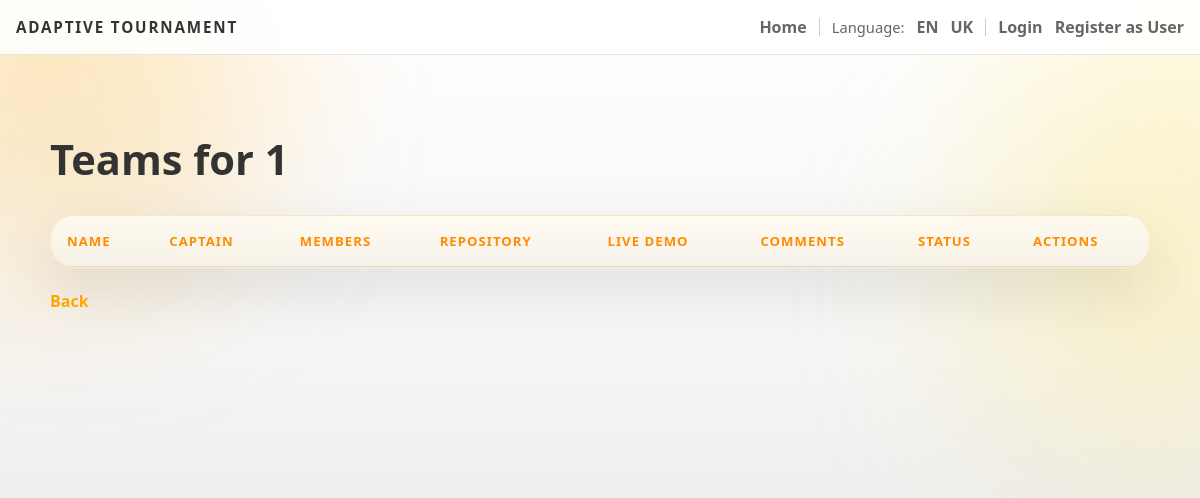
The page /admin/tournament/1/teams on the database as committed earlier.
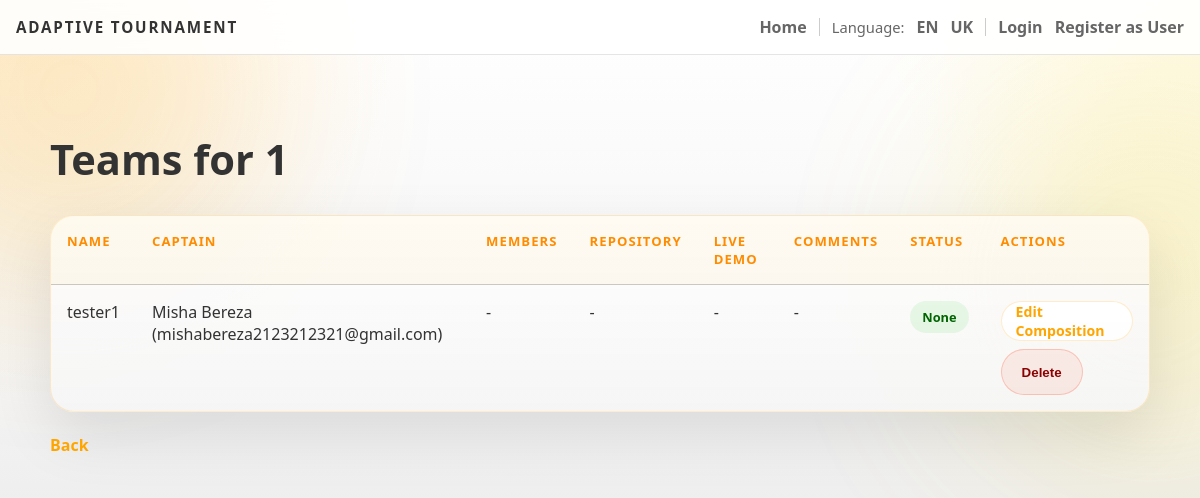
The same page on the database as committed later.
### backend/models.py (models this page shows, shortened)
class Tournament(db.Model):
    id = db.Column(db.Integer, primary_key=True)
    name = db.Column(db.String(200), nullable=False)
    description = db.Column(db.Text)
    max_teams = db.Column(db.Integer)
    status = db.Column(db.String(30), default="Draft")
    rounds = db.relationship('Round', backref='tournament', lazy=True)

class Team(db.Model):
    id = db.Column(db.Integer, primary_key=True)
    name = db.Column(db.String(200), nullable=False)
    captain_id = db.Column(db.Integer, db.ForeignKey('user.id'), nullable=False)
    captain = db.relationship('User', foreign_keys=[captain_id])
    members = db.relationship('User', secondary=team_members, backref='teams', lazy='dynamic')
    tournament_id = db.Column(db.Integer, db.ForeignKey('tournament.id'))
    tournament = db.relationship('Tournament', backref='teams', lazy=True)
    submissions = db.relationship('Submission', backref='team', lazy=True)
    repo_url = db.Column(db.String(500))
    live_url = db.Column(db.String(500))
    comments = db.Column(db.Text)
    submitted_at = db.Column(db.DateTime)
    submission_status = db.Column(db.String(30), default='None')  # None, Pending, Accepted, Rejected, Returned

class User(db.Model):
    id = db.Column(db.Integer, primary_key=True)
    first_name = db.Column(db.String(120), nullable=False)
    last_name = db.Column(db.String(120), nullable=False)
    email = db.Column(db.String(200), unique=True, nullable=False)
    age = db.Column(db.Integer)
    bio = db.Column(db.Text)
    role = db.Column(db.String(30), default='team')

### backend/admin.py (the view)
def admin_tournament_teams(tid):
    t = Tournament.query.get_or_404(tid)
    teams = Team.query.filter_by(tournament_id=t.id).all()
    return render_template('admin_teams.html', tournament=t, teams=teams)

### backend/app.py (called while the page is built)
@app.context_processor
def inject_user_processor():
    return inject_user()

@app.context_processor
def translation_processor():
    return translation()

### backend/app_helpers.py (called while the page is built)
def get_current_user():
    uid = session.get('user_id')
    if uid:
        return db.session.get(User, uid)
    return None

def inject_user():
    return {'get_current_user': get_current_user}

def translation():
    lang = session.get('language', 'en')
    def t(key, **kwargs):
        return get_text(key, lang, **kwargs)
    return {
        't': t,
        'lang': lang,
        'supported_languages': list(TRANSLATIONS.keys())
    }

### backend/translations.py (called while the page is built)
def get_text(key, lang='en', **kwargs):
    if lang not in TRANSLATIONS:
        lang = 'en'
    text = TRANSLATIONS[lang].get(key, TRANSLATIONS['en'].get(key, key))
    if kwargs:
        try:
            return text.format(**kwargs)
        except Exception:
            return text
    return text

### templates/admin_teams.html (shortened to what this page needs)
{% extends 'base.html' %}
{% block head %}
  <link rel="stylesheet" href="/static/css/admin.css">
{% endblock %}
{% block content %}
<div class="admin-page">
  <h2 class="page-title">{{ t('teams_for_title') }} {{ tournament.name }}</h2>
  <div class="table-shell">
    <table class="admin-table">
      <thead>
        <tr>
          <th>{{ t('name') }}</th>
          <th>{{ t('captain') }}</th>
          <th>{{ t('members') }}</th>
          <th>{{ t('repo') }}</th>
          <th>{{ t('live') }}</th>
          <th>{{ t('comments') }}</th>
          <th>{{ t('status') }}</th>
          <th>{{ t('actions') }}</th>
        </tr>
      </thead>
      <tbody>
        {% for team in teams %}
          <tr>
            <td>{{ team.name }}</td>
            <td>{{ team.captain.first_name }} {{ team.captain.last_name }} ({{ team.captain.email }})</td>
            <td>
              {% for m in team.members.all() %}
                {{ m.first_name }} {{ m.last_name }} ({{ m.email }}){% if not loop.last %}, {% endif %}
              {% else %}
                -
              {% endfor %}
            </td>
            <td>{{ team.repo_url or '-' }}</td>
            <td>{{ team.live_url or '-' }}</td>
            <td>{{ team.comments or '-' }}</td>
            <td>
              {% set team_status = (team.submission_status or 'None')|lower %}
              <span class="status-pill {{ team_status if team_status in ['pending', 'accepted', 'rejected', 'returned'] else 'default' }}">
                {{ t(team_status) if team_status in ['pending', 'accepted', 'rejected', 'returned'] else (team.submission_status or '-') }}
              </span>
            </td>
            <td>
              <div class="table-actions">
                <a href="/edit_team_members/{{ team.id }}" class="inline-btn">{{ t('edit_composition') }}</a>
                <form method="post" action="/admin/team/{{ team.id }}/delete" class="inline-form">
                  <button onclick="return confirm('{{ t('delete') }}?')" class="danger-btn">{{ t('delete') }}</button>
                </form>
              </div>
            </td>
          </tr>
        {% endfor %}
      </tbody>
    </table>
  </div>
  <div class="back-link">
    <a href="/admin/tournaments">{{ t('back') }}</a>
  </div>
</div>
{% endblock %}

### templates/base.html (shortened to what this page needs)
<!doctype html>
<html>
  <head>
    <link rel="stylesheet" href="/static/css/main.css">
    {% block head %}{% endblock %}
  </head>
  <body>
    <div class="page-shell">
      <div class="page-glow page-glow-left"></div>
      <div class="page-glow page-glow-right"></div>
      <nav class="topbar">
        <div class="topbar-inner">
          <a href="/" class="brand-mark">Adaptive Tournament</a>
          <div class="topbar-links">
            <a href="/">{{ t('home') }}</a>
            <span class="language-switcher">{{ t('language') }}:</span>
            <a href="{{ url_for('set_language', lang='en') }}">EN</a>
            <a href="{{ url_for('set_language', lang='uk') }}">UK</a>
            {% set _cur = get_current_user() %}
            {% if _cur %}
              <a href="/user/{{ _cur.id }}" title="Profile">Profile: {{ _cur.first_name }}</a>
              <a href="/logout">Logout</a>
            {% else %}
              <a href="/login">{{ t('login') }}</a>
              <a href="/register">{{ t('register') }}</a>
            {% endif %}
          </div>
        </div>
      </nav>
      <div class="container">
        {% block content %}{% endblock %}
      </div>
    </div>
  </body>
</html>

### static/css/main.css (style rules this page uses)
:root { --bg: #ffffff; --bg-soft: #f9f9f9; --panel: rgba(255, 255, 255, 0.95); --panel-border: rgba(255, 165, 0, 0.3); --text: #333333; --muted: #666666; --accent: #ffa500; --accent-strong: #ff8c00; --success: #32cd32; --warning: #ffd700; --danger: #ff6347; }
* { box-sizing: border-box; }
html { scroll-behavior: smooth; }
body { margin: 0; min-height: 100vh; font-family: "Segoe UI", "Trebuchet MS", Arial, sans-serif; color: var(--text); background: radial-gradient(circle at top left, rgba(255, 165, 0, 0.1), transparent 28%), radial-gradient(circle at top right, rgba(255, 215, 0, 0.1), transparent 22%), linear-gradient(180deg, #ffffff 0%, #f5f5f5 45%, #e0e0e0 100%); }
a { color: inherit; }
.page-shell { position: relative; overflow: hidden; min-height: 100vh; }
.page-glow { position: fixed; width: 380px; height: 380px; border-radius: 50%; filter: blur(100px); opacity: 0.18; pointer-events: none; z-index: 0; }
.page-glow-left { top: -100px; left: -120px; background: #ffa500; }
.page-glow-right { top: 90px; right: -140px; background: #ffd700; }
.topbar { position: sticky; top: 0; z-index: 5; backdrop-filter: blur(18px); background: rgba(255, 255, 255, 0.9); border-bottom: 1px solid rgba(0, 0, 0, 0.1); }
.topbar-inner { width: min(1180px, calc(100% - 32px)); margin: 0 auto; padding: 16px 0; display: flex; align-items: center; justify-content: space-between; gap: 20px; }
.brand-mark { text-decoration: none; font-size: 0.95rem; font-weight: 700; letter-spacing: 0.12em; text-transform: uppercase; color: #333333; }
.topbar-links { display: flex; align-items: center; justify-content: flex-end; flex-wrap: wrap; gap: 12px; color: var(--muted); }
.topbar-links a { text-decoration: none; font-weight: 600; color: #666666; }
.language-switcher { font-size: 0.92rem; }
.container { position: relative; z-index: 1; width: min(1180px, calc(100% - 32px)); margin: 0 auto; padding: 36px 0 72px; }
.container a:not(.primary-button):not(.secondary-button):not(.panel-link):not(.brand-mark) { color: #ffa500; }
form button { padding: 11px 20px; background: linear-gradient(135deg, var(--accent) 0%, var(--accent-strong) 100%); color: #04101e; border: none; border-radius: 999px; cursor: pointer; font-weight: 800; }

### static/css/admin.css (style rules this page uses)
.admin-page { max-width: 1100px; margin: 40px auto 0; }
.page-title { margin: 0 0 28px; color: #333333; font-size: clamp(1.9rem, 4vw, 2.6rem); font-weight: 800; }
.submit-btn, .secondary-btn, .danger-btn, .inline-btn { display: inline-flex; align-items: center; justify-content: center; min-height: 46px; padding: 0 20px; border: none; border-radius: 999px; text-decoration: none; font-weight: 800; cursor: pointer; }
.danger-btn { background: rgba(255, 99, 71, 0.1); border: 1px solid rgba(255, 99, 71, 0.3); color: #8b0000; }
.inline-btn { min-height: 34px; padding: 0 14px; font-size: 0.88rem; background: rgba(255, 255, 255, 0.9); color: #333333; border: 1px solid rgba(255, 165, 0, 0.2); }
.back-link { margin-top: 22px; }
.back-link a { color: #ffa500; text-decoration: none; font-weight: 700; }
.table-shell { margin-top: 22px; overflow-x: auto; border-radius: 24px; border: 1px solid rgba(255, 165, 0, 0.2); background: linear-gradient(180deg, rgba(255, 255, 255, 0.9) 0%, rgba(245, 245, 245, 0.95) 100%); box-shadow: 0 22px 60px rgba(0, 0, 0, 0.1); }
.admin-table { width: 100%; border-collapse: collapse; min-width: 760px; }
.admin-table th, .admin-table td { padding: 16px; border-bottom: 1px solid rgba(0, 0, 0, 0.1); text-align: left; vertical-align: top; color: #333333; }
.admin-table th { color: #ff8c00; font-size: 0.82rem; text-transform: uppercase; letter-spacing: 0.08em; background: rgba(255, 165, 0, 0.05); }
.admin-table tr:last-child td { border-bottom: none; }
.table-actions, .inline-form { display: flex; flex-wrap: wrap; align-items: center; gap: 8px; }
.inline-form { margin: 0; }
.status-pill { display: inline-flex; align-items: center; justify-content: center; padding: 7px 12px; border-radius: 999px; font-size: 0.8rem; font-weight: 700; }
.status-pill.team, .status-pill.default { background: rgba(50, 205, 50, 0.1); color: #006400; }

Rows that differ between the two databases and show on the page:
added Team: name "tester1", captain.first_name "Misha", captain.last_name "Bereza", captain.email "mishabereza2123212321@gmail.com", repo_url "-", live_url "-", comments "-", submission_status "None", t "Edit Composition", t "Delete"
